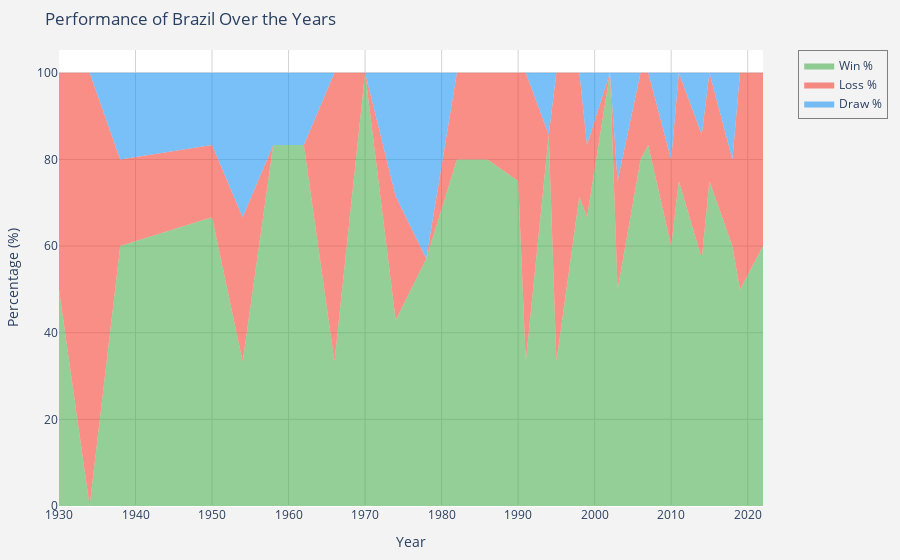

The notebook cell this image was saved under:
### Code cell
team_performance_stacked_area('Brazil', matches_df, year_type=False)

### Figure 1 — Plotly figure (JSON) as saved in the notebook; plotly's stock layout.template omitted (floating-point values rounded to 4 significant figures)
{"data": [{"fillcolor": "rgba(76, 175, 80, 0.6)", "line": {"width": 0}, "mode": "lines", "name": "Win %", "stackgroup": "one", "type": "scatter", "x": [1930, 1934, 1938, 1950, 1954, 1958, 1962, 1966, 1970, 1974, 1978, 1982, 1986, 1990, 1991, 1994, 1995, 1998, 1999, 2002, 2003, 2006, 2007, 2010, 2011, 2014, 2015, 2018, 2019, 2022], "y": [50, 0, 60, 66.67, 33.33, 83.33, 83.33, 33.33, 100, 42.86, 57.14, 80, 80, 75, 33.33, 85.71, 33.33, 71.43, 66.67, 100, 50, 80, 83.33, 60, 75, 57.14, 75, 60, 50, 60]}, {"fillcolor": "rgba(244, 67, 54, 0.6)", "line": {"width": 0}, "mode": "lines", "name": "Loss %", "stackgroup": "one", "type": "scatter", "x": [1930, 1934, 1938, 1950, 1954, 1958, 1962, 1966, 1970, 1974, 1978, 1982, 1986, 1990, 1991, 1994, 1995, 1998, 1999, 2002, 2003, 2006, 2007, 2010, 2011, 2014, 2015, 2018, 2019, 2022], "y": [50, 100, 20, 16.67, 33.33, 0, 0, 66.67, 0, 28.57, 0, 20, 20, 25, 66.67, 0, 66.67, 28.57, 16.67, 0, 25, 20, 16.67, 20, 25, 28.57, 25, 20, 50, 40]}, {"fillcolor": "rgba(33, 150, 243, 0.6)", "line": {"width": 0}, "mode": "lines", "name": "Draw %", "stackgroup": "one", "type": "scatter", "x": [1930, 1934, 1938, 1950, 1954, 1958, 1962, 1966, 1970, 1974, 1978, 1982, 1986, 1990, 1991, 1994, 1995, 1998, 1999, 2002, 2003, 2006, 2007, 2010, 2011, 2014, 2015, 2018, 2019, 2022], "y": [0, 0, 20, 16.67, 33.33, 16.67, 16.67, 0, 0, 28.57, 42.86, 0, 0, 0, 0, 14.29, 0, 0, 16.67, 0, 25, 0, 0, 20, 0, 14.29, 0, 20, 0, 0]}], "layout": {"legend": {"bgcolor": "rgba(255, 255, 255, 0)", "bordercolor": "gray", "borderwidth": 1, "font": {"size": 12}, "traceorder": "normal", "x": 1.05, "y": 1}, "margin": {"b": 50, "l": 50, "r": 50, "t": 50}, "paper_bgcolor": "rgb(243, 243, 243)", "plot_bgcolor": "white", "showlegend": true, "title": {"text": "Performance of Brazil Over the Years"}, "xaxis": {"gridcolor": "lightgray", "gridwidth": 1, "showgrid": true, "title": {"text": "Year"}}, "yaxis": {"gridcolor": "lightgray", "gridwidth": 1, "showgrid": true, "title": {"text": "Percentage (%)"}}}}
